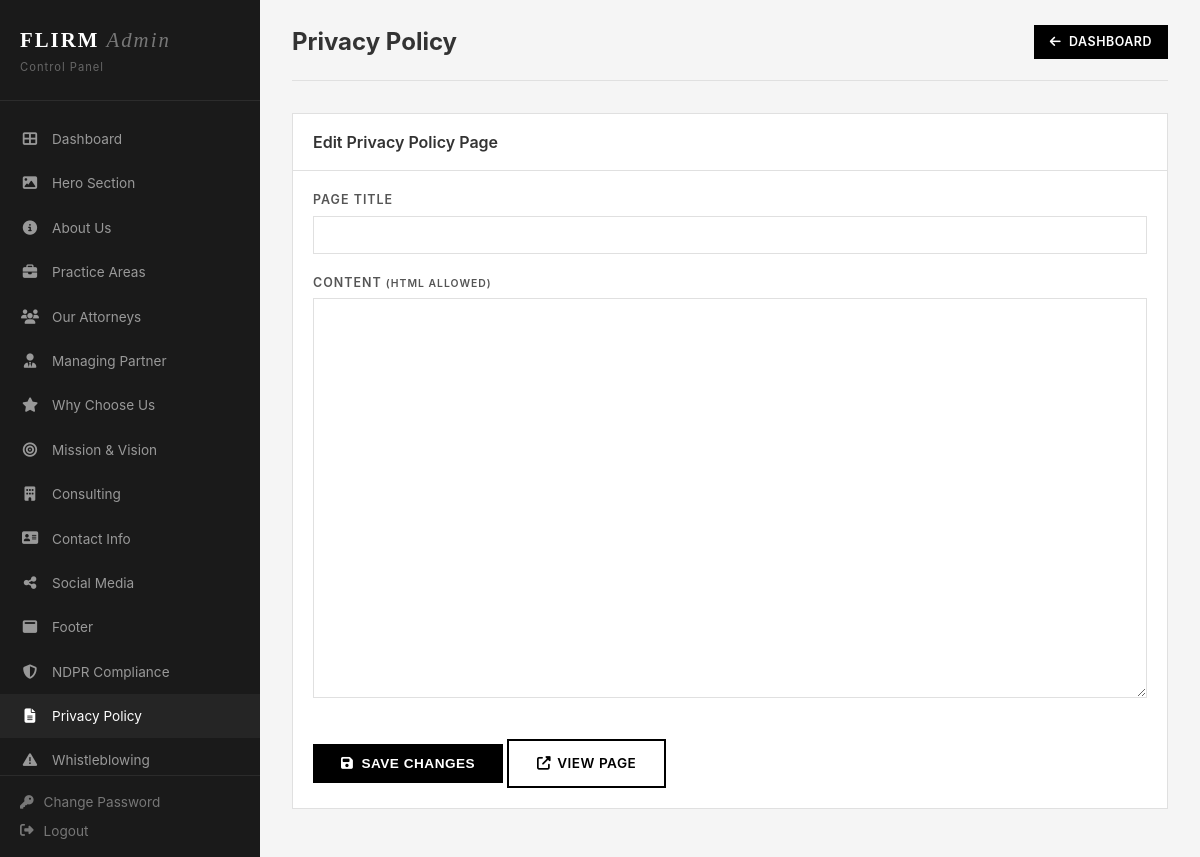
/admin/privacy-policy.php (signed in), run on an earlier commit of the app's database.
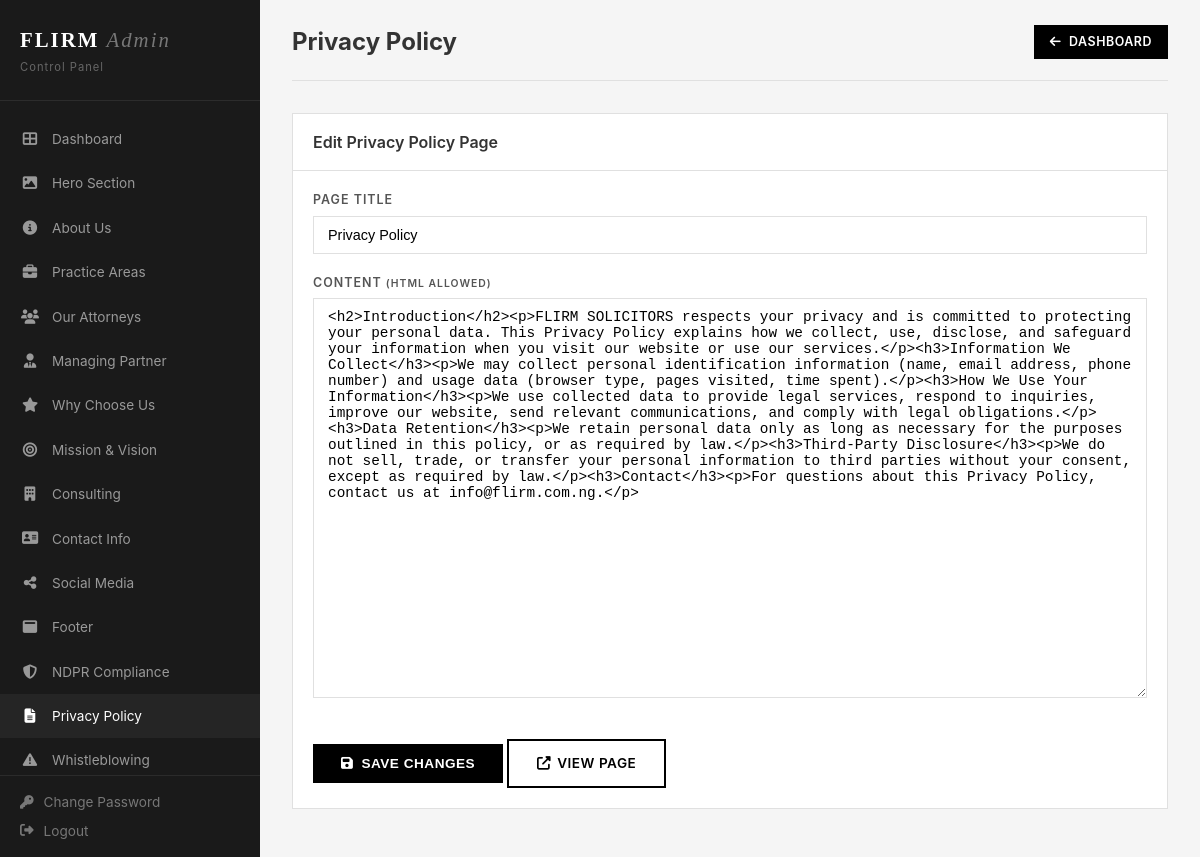
And on a later commit of the database.
### tables this page shows
CREATE TABLE page_content (
    id INT PRIMARY KEY AUTO_INCREMENT,
    page_key VARCHAR(100) NOT NULL UNIQUE,
    title VARCHAR(255) NOT NULL,
    content TEXT,
    updated_at TIMESTAMP DEFAULT CURRENT_TIMESTAMP ON UPDATE CURRENT_TIMESTAMP
);

### includes/db.php (called while the page is built, shortened)
<?php
class Database {
    private static $instance = null;
    private $conn;
    private function __construct() {
        try {
            $this->conn = new mysqli(DB_HOST, DB_USER, DB_PASS, DB_NAME);
            $this->conn->set_charset('utf8mb4');
        } catch (Throwable $e) {
            http_response_code(500);
            die('Database connection failed: ' . htmlspecialchars($e->getMessage()));
        }
    }
    public static function getInstance() {
        if (self::$instance === null) {
            self::$instance = new self();
        }
        return self::$instance;
    }
    public function query($sql) {
        return $this->conn->query($sql);
    }
    public function escape($str) {
        return $this->conn->real_escape_string($str);
    }
    public function fetchOne($sql) {
        $result = $this->query($sql);
        if ($result && $result->num_rows > 0) {
            return $result->fetch_assoc();
        }
        return null;
    }
}

### includes/functions.php (called while the page is built, shortened)
<?php
require_once 'db.php';
function getPageContent($key) {
    $db = Database::getInstance();
    return $db->fetchOne("SELECT * FROM page_content WHERE page_key = '" . $db->escape($key) . "' LIMIT 1");
}
        ?><img src="<?= SITE_URL . htmlspecialchars($path) ?>" alt="<?= htmlspecialchars($alt) ?>" style="<?= $style ?>"><?php

### admin/privacy-policy.php (the view, shortened to what this page needs)
<?php require_once 'header.php'; ?>
<?php
$page = getPageContent('privacy-policy');
?>
<div class="admin-header">
    <h1>Privacy Policy</h1>
    <a href="dashboard.php" class="btn btn-black btn-sm"><i class="fas fa-arrow-left"></i> Dashboard</a>
</div>
<div class="card">
    <div class="card-header"><h3>Edit Privacy Policy Page</h3></div>
    <div class="card-body">
        <form method="POST">
            <div class="form-group">
                <label>Page Title</label>
                <input type="text" name="title" value="<?= htmlspecialchars($page['title']) ?>">
            </div>
            <div class="form-group" style="margin-top:16px;">
                <label>Content <small>(HTML allowed)</small></label>
                <textarea name="content" style="height:400px;font-family:monospace;font-size:0.9rem;"><?= htmlspecialchars($page['content']) ?></textarea>
            </div>
            <button type="submit" class="btn btn-black" style="margin-top:16px;"><i class="fas fa-save"></i> Save Changes</button>
            <a href="../privacy-policy.php" class="btn btn-outline" style="margin-top:16px;display:inline-flex;align-items:center;gap:6px;" target="_blank"><i class="fas fa-external-link-alt"></i> View Page</a>
        </form>
    </div>
</div>
<?php require_once 'footer.php'; ?>

What changed in the data, as far as the page shows it:
added page_content: title "Privacy Policy", content "<h2>Introduction</h2><p>FLIRM SOLICITORS respects your privacy and is committed to protecting your personal data. This Privacy Policy explains how we collect, use, disclose, and safeguard your information when you visit our website or use our services.</p><h3>Information We Collect</h3><p>We may collect personal identification information (name, email address, phone number) and usage data (browser type, pages visited, time spent).</p><h3>How We Use Your Information</h3><p>We use collected data to provide legal services, respond to inquiries, improve our website, send relevant communications, and comply with legal obligations.</p><h3>Data Retention</h3><p>We retain personal data only as long…"
